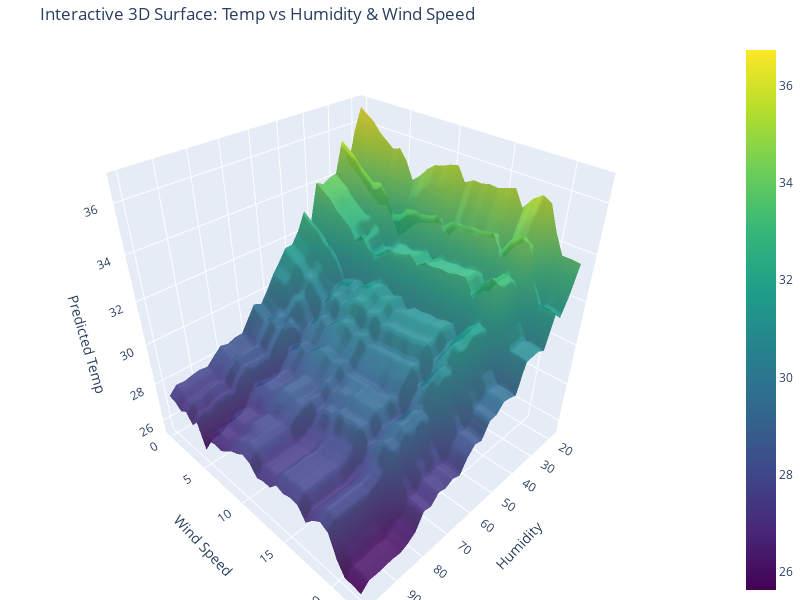

The code cell stored with this chart in its notebook:
### Code cell
import plotly.graph_objects as go


humidity_range = np.linspace(df['humidity'].min(), df['humidity'].max(), 30)
wind_speed_range = np.linspace(df['wind_speed'].min(), df['wind_speed'].max(), 30)
H, W = np.meshgrid(humidity_range, wind_speed_range)

avg_pressure = df['meanpressure'].mean()
avg_month = df['month'].median()
avg_dayofyear = df['dayofyear'].median()

grid_input = np.c_[
    H.ravel(), W.ravel(),
    np.full(H.size, avg_pressure),
    np.full(H.size, avg_month),
    np.full(H.size, avg_dayofyear)
]

grid_scaled = scaler.transform(grid_input)
Z = model.predict(grid_scaled).reshape(H.shape)

fig = go.Figure(data=[
    go.Surface(x=H, y=W, z=Z, colorscale='Viridis', opacity=0.9)
])

fig.update_layout(
    title='Interactive 3D Surface: Temp vs Humidity & Wind Speed',
    scene=dict(
        xaxis_title='Humidity',
        yaxis_title='Wind Speed',
        zaxis_title='Predicted Temp'
    ),
    width=800,
    height=600,
    margin=dict(l=0, r=0, b=0, t=40)
)

fig.show()

### Figure 1 — Plotly figure (JSON) as saved in the notebook; plotly's stock layout.template omitted (floating-point values rounded to 4 significant figures; data arrays with more than 128 entries replaced by an {"elided": "..."} marker saying what was removed)
{"data": [{"colorscale": [[0, "#440154"], [0.1111, "#482878"], [0.2222, "#3e4989"], [0.3333, "#31688e"], [0.4444, "#26828e"], [0.5556, "#1f9e89"], [0.6667, "#35b779"], [0.7778, "#6ece58"], [0.8889, "#b5de2b"], [1, "#fde725"]], "opacity": 0.9, "type": "surface", "x": {"elided": "30x30 float values"}, "y": {"elided": "30x30 float values"}, "z": {"elided": "30x30 float values"}}], "layout": {"height": 600, "margin": {"b": 0, "l": 0, "r": 0, "t": 40}, "scene": {"xaxis": {"title": {"text": "Humidity"}}, "yaxis": {"title": {"text": "Wind Speed"}}, "zaxis": {"title": {"text": "Predicted Temp"}}}, "title": {"text": "Interactive 3D Surface: Temp vs Humidity & Wind Speed"}, "width": 800}}
